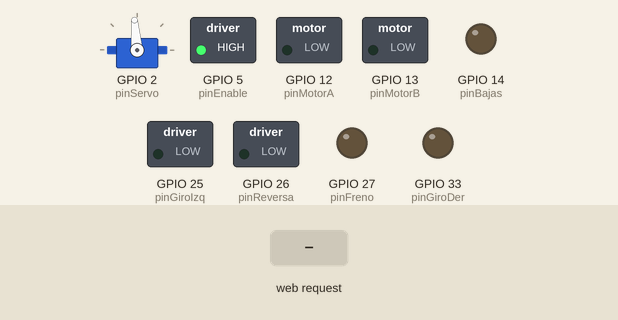
This sketch was run on a simulated ESP32. Shown: servo, switched loads named in the sketch (green lamp = pin HIGH), output pins drawn as LEDs (lit = HIGH). Dashed ring = blinking. Inputs (shaded band) come from the test bench. What the sketch prints to the serial monitor is not drawn.

Above: at 1.2 s.
1.3 s: HTTP request GET /c?m=1 received
At 2.7 s:
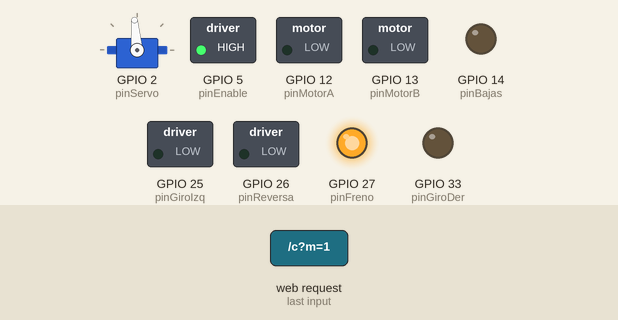
4.3 s: HTTP request GET /c?m=1&d=1&l=1 received
At 5.1 s:
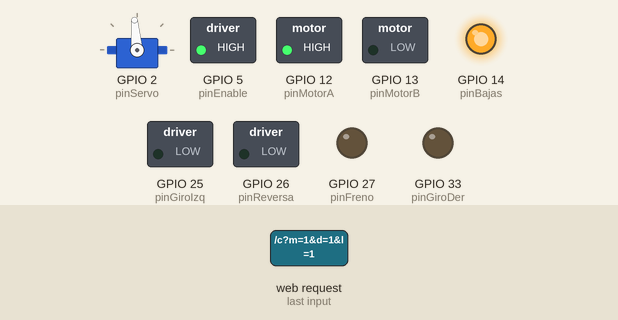
6.8 s: HTTP request GET /c?m=120&d=120&l=120 received
At 8.4 s:
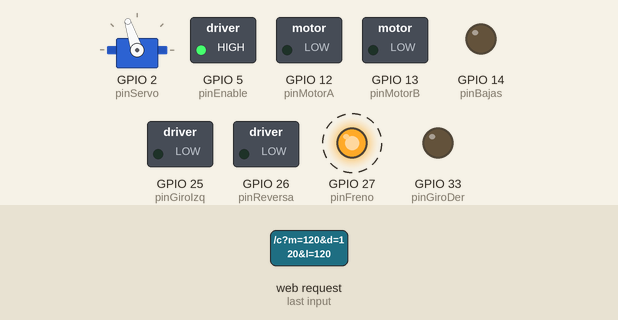
9.8 s: HTTP request GET /c?m=1 received
At 11.8 s:
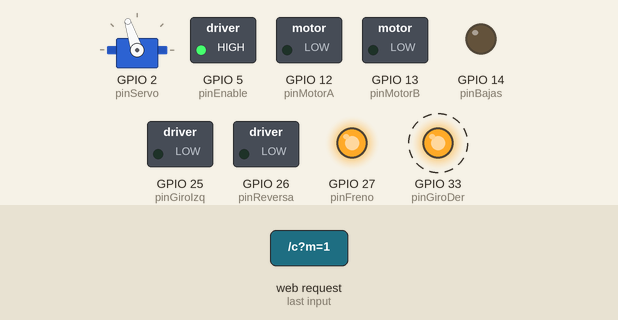
12.8 s: HTTP request GET /c?m=120 received
At 15.66 s:
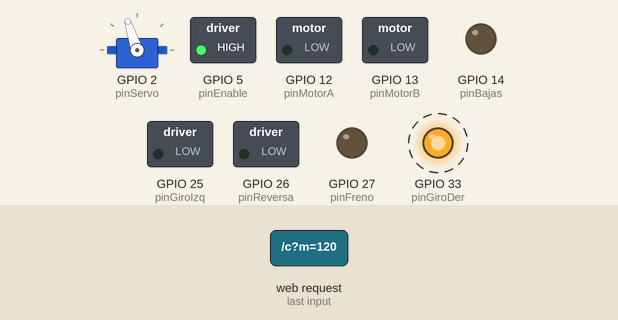
15.8 s: HTTP request GET /c?d=SUBIENDO received
At 16.5 s:
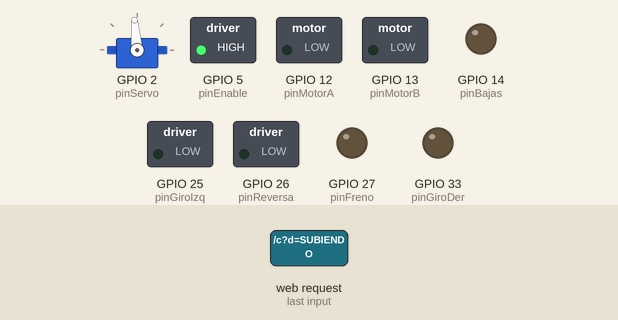
Timing chart, 0 to 18.3 s (numbered marks = the images above; inputs shaded):
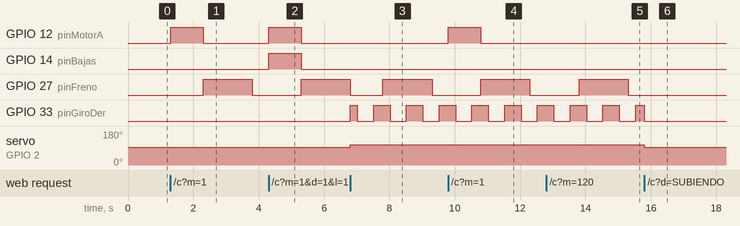

The sketch:

RC_CAMION.ino
```cpp
#include <WiFi.h>
#include <WebServer.h>
#include <ESP32Servo.h>
#include <AccelStepper.h>

// V.3.1 - 22/06/2026
// Matias Oviedo - NeutronLab
// https://github.com/matiasoviedo28/truck_rc

// --- CONFIGURACIÓN DE HARDWARE ---
const int pinServo    = 2;
const int pinMotorA   = 12;
const int pinMotorB   = 13;
const int pinBajas    = 14;
const int pinFreno    = 27;
const int pinReversa  = 26;
const int pinGiroIzq  = 25;
const int pinGiroDer  = 33;
const int pinStep     = 32;
const int pinDir      = 4;
const int pinEnable   = 5;

// --- DIRECCIÓN (SERVO) ---
const int OFFSET_RECTO = 95;
const int MAX_IZQ      = 55;
const int MAX_DER      = 135;

// --- TOLVA (STEPPER) ---
const long PASOS_MAXIMOS = 9000;
const float STEPPER_VMAX = 1000.0;
const float STEPPER_ACEL = 400.0;

// --- TIMERS ---
const unsigned long BRAKE_DURATION_MS   = 1500;
const unsigned long FAILSAFE_TIMEOUT_MS = 1000;
const unsigned long BLINK_PERIOD_MS     = 500;

// --- WIFI ---
const char* ssid     = "Camion-RC-NeutronLab";
const char* password = "12345678";

WebServer server(80);
Servo direccion;
AccelStepper stepper(AccelStepper::DRIVER, pinStep, pinDir);

// --- ESTADO ---
int   motorState     = 0;     // 0=stop, 1=adelante, 2=reversa
float d_visual       = 0;     // -360..360
bool  lowLights      = false;
bool  hazard         = false;
bool  cardanAcoplado = false;

// --- TOLVA ---
enum TolvaEstado { T_LISTO, T_SUBIENDO, T_BAJANDO };
TolvaEstado tolvaEstado = T_LISTO;

// --- TIMERS DE ESTADO ---
unsigned long lastCommandTime = 0;
unsigned long brakeStartTime  = 0;
unsigned long lastBlink       = 0;
bool blinkState        = false;
bool brakeActive       = false;
int  lastMotorState    = 0;
bool failsafeActive    = false;

// ============================================================
// HTML EMBEBIDO
// ============================================================
const char html[] PROGMEM = R"rawliteral(
<!DOCTYPE html>
<html lang="es">
<head>
<meta charset="UTF-8">
<title>RC Truck Pro</title>
<meta name="viewport" content="width=device-width, initial-scale=1.0, user-scalable=no">
<style>
  body { margin: 0; background: #0b0b0b; color: white; font-family: sans-serif; overflow: hidden; touch-action: none; user-select: none; -webkit-user-select: none; }
  .status-bar { width: 100%; padding: 6px 8px; background: #151515; display: flex; justify-content: space-around; font-size: 11px; border-bottom: 1px solid #222; box-sizing: border-box; }
  .status-bar b { font-weight: bold; }
  .header-controls { background: #1a1a1a; border-bottom: 1px solid #333; padding: 8px; }
  .row { display: flex; gap: 6px; margin-bottom: 6px; align-items: center; }
  .row:last-child { margin-bottom: 0; }
  .btn { flex: 1; height: 34px; border-radius: 5px; border: 1px solid #444; background: #222; color: #888; font-size: 11px; font-weight: bold; }
  .arrow { width: 40px; height: 34px; display: flex; align-items: center; justify-content: center; font-size: 22px; color: #333; font-weight: bold; }
  .locked { opacity: 0.35; pointer-events: none; }
  .main-container { display: flex; flex-direction: column; align-items: center; padding: 14px 0; gap: 12px; }
  .wheel-container { width: 200px; height: 200px; }
  .wheel-svg { width: 100%; height: 100%; touch-action: none; }
  .trigger { width: 150px; height: 55px; font-size: 14px; font-weight: bold; border-radius: 12px; border: none; color: white; }
  .accel { background: #1b5e20; } .brake { background: #e65100; } .reverse { background: #b71c1c; }
  .pressed { filter: brightness(1.8); transform: scale(0.97); }
</style>
</head>
<body>

<div class="status-bar">
  <span>CONEXIÓN: <b id="connStatus" style="color:#2ecc71">ONLINE</b></span>
  <span>TOLVA: <b id="tolvaStatus" style="color:#888">LISTO</b></span>
</div>

<div class="header-controls">
  <div class="row">
    <div id="turnLeft" class="arrow">&#9668;</div>
    <button class="btn" id="swDrive">MODO: RÁP</button>
    <div id="turnRight" class="arrow">&#9658;</div>
  </div>
  <div class="row">
    <button class="btn" id="btnUp">TOLVA UP</button>
    <button class="btn" id="btnDown">TOLVA DOWN</button>
  </div>
  <div class="row">
    <button class="btn" id="lowBtn">LUCES</button>
    <button class="btn" id="hazardBtn">BALIZAS</button>
  </div>
  <div class="row">
    <button class="btn" id="cardanBtn">CARDÁN: DESACOPL.</button>
  </div>
</div>

<div class="main-container">
  <div class="wheel-container">
    <svg id="wheel" class="wheel-svg" viewBox="0 0 200 200">
      <circle cx="100" cy="100" r="92" fill="#1a1a1a" stroke="#0a0a0a" stroke-width="3"/>
      <circle cx="100" cy="100" r="86" fill="none" stroke="#2a2a2a" stroke-width="14"/>
      <circle cx="100" cy="100" r="78" fill="none" stroke="#3a3a3a" stroke-width="2"/>
      <rect x="20" y="96" width="160" height="8" fill="#2a2a2a"/>
      <rect x="20" y="96" width="160" height="2" fill="#3d3d3d"/>
      <polygon points="96,100 104,100 110,170 90,170" fill="#2a2a2a"/>
      <polygon points="96,100 100,100 102,170 98,170" fill="#3d3d3d"/>
      <circle cx="100" cy="100" r="32" fill="#1a1a1a" stroke="#0a0a0a" stroke-width="2"/>
      <circle cx="100" cy="100" r="28" fill="#222"/>
      <circle cx="100" cy="100" r="22" fill="#1a1a1a"/>
      <text x="100" y="105" text-anchor="middle" fill="#666" font-family="sans-serif" font-size="11" font-weight="bold">NL</text>
      <rect x="96" y="6" width="8" height="22" fill="#f44336" rx="1"/>
      <rect x="97" y="6" width="6" height="22" fill="#ff6659" rx="1"/>
    </svg>
  </div>
  <button class="trigger accel"   id="btnAccel">ACELERAR</button>
  <button class="trigger brake"   id="btnBrake">FRENO</button>
  <button class="trigger reverse" id="btnRev">REVERSA</button>
</div>

<script>
const wheel = document.getElementById("wheel");
const turnLeft = document.getElementById("turnLeft");
const turnRight = document.getElementById("turnRight");
const hazardBtn = document.getElementById("hazardBtn");
const lowBtn = document.getElementById("lowBtn");
const swDrive = document.getElementById("swDrive");
const cardanBtn = document.getElementById("cardanBtn");
const btnAccel = document.getElementById("btnAccel");
const btnRev = document.getElementById("btnRev");
const btnBrake = document.getElementById("btnBrake");
const btnUp = document.getElementById("btnUp");
const btnDown = document.getElementById("btnDown");
const connStatus = document.getElementById("connStatus");
const tolvaStatus = document.getElementById("tolvaStatus");

const ORANGE="#ff9800", ORANGE_BORDER="#ffb74d", ORANGE_BG="rgba(255,152,0,0.15)";
const GREEN="#2ecc71", RED="#f44336";
const OFF_TEXT="#888", OFF_BG="#222", OFF_BORDER="#444", ARROW_OFF="#333";

let curAng=0, tarAng=0, lastAng=0, isTouchWheel=false;
let hazardOn=false, lowOn=false, driveFast=true, cardanOn=false;
let motorSt=0, tolvaMoving=false, isOnline=true;
let blinkState=false, tolvaCmd=' ';
let lastOkTime = Date.now();

setInterval(()=>{ blinkState=!blinkState; updateBlinkVisuals(); }, 500);

function setBtnStyle(btn,active,bg,col,bd){
  if(active){ btn.style.background=bg; btn.style.color=col; btn.style.borderColor=bd; }
  else { btn.style.background=OFF_BG; btn.style.color=OFF_TEXT; btn.style.borderColor=OFF_BORDER; }
}
function setLock(btn,locked){ btn.classList.toggle("locked", locked); }

function updateBlinkVisuals(){
  const tL = curAng < -45, tR = curAng > 45;
  const lA = (hazardOn||tL) && isOnline;
  const rA = (hazardOn||tR) && isOnline;
  turnLeft.style.color  = (lA && blinkState) ? ORANGE : ARROW_OFF;
  turnRight.style.color = (rA && blinkState) ? ORANGE : ARROW_OFF;
  if(hazardOn){
    if(blinkState){ hazardBtn.style.background=ORANGE; hazardBtn.style.color="white"; hazardBtn.style.borderColor=ORANGE_BORDER; }
    else { hazardBtn.style.background=ORANGE_BG; hazardBtn.style.color=ORANGE; hazardBtn.style.borderColor=ORANGE_BORDER; }
  }
}

function updateLocks(){
  const stopped = motorSt===0;
  const accelOk = !cardanOn && isOnline;
  setLock(btnAccel, !accelOk);
  setLock(btnRev,   !accelOk);
  setLock(cardanBtn, !(stopped && isOnline));
  const tolvaOk = cardanOn && stopped && !tolvaMoving && isOnline;
  setLock(btnUp,   !tolvaOk);
  setLock(btnDown, !tolvaOk);
}

function getAngle(t){
  const r = wheel.getBoundingClientRect();
  return Math.atan2(t.clientY-(r.top+r.height/2), t.clientX-(r.left+r.width/2))*180/Math.PI;
}
wheel.addEventListener("touchstart",e=>{isTouchWheel=true;lastAng=getAngle(e.touches[0]);},{passive:true});
wheel.addEventListener("touchmove",e=>{
  e.preventDefault();
  const n=getAngle(e.touches[0]); let d=n-lastAng;
  if(d>180)d-=360; if(d<-180)d+=360;
  tarAng=Math.max(-360,Math.min(360,tarAng+d)); lastAng=n;
},{passive:false});
wheel.addEventListener("touchend",()=>{isTouchWheel=false;});

function setMotor(val,btn){
  if(cardanOn && val!==0) return;
  if(!isOnline && val!==0) return;
  motorSt = val;
  [btnAccel,btnRev,btnBrake].forEach(b=>b.classList.remove("pressed"));
  if(btn) btn.classList.add("pressed");
  updateLocks();
}
btnAccel.ontouchstart = e=>{e.preventDefault(); setMotor(1,btnAccel);};
btnRev.ontouchstart   = e=>{e.preventDefault(); setMotor(2,btnRev);};
btnBrake.ontouchstart = e=>{e.preventDefault(); setMotor(0,btnBrake);};
const handleRelease = ()=>{ if(!driveFast) setMotor(0); };
btnAccel.ontouchend = handleRelease;
btnRev.ontouchend   = handleRelease;

hazardBtn.onclick = ()=>{ hazardOn=!hazardOn; if(!hazardOn) setBtnStyle(hazardBtn,false); };
lowBtn.onclick = ()=>{ lowOn=!lowOn; setBtnStyle(lowBtn,lowOn,"#00838f","white","#00e5ff"); };
swDrive.onclick = ()=>{
  driveFast=!driveFast;
  swDrive.innerText="MODO: "+(driveFast?"RÁP":"LEN");
  setBtnStyle(swDrive,!driveFast,GREEN,"white","white");
};
cardanBtn.onclick = ()=>{
  if(motorSt!==0 || !isOnline) return;
  cardanOn=!cardanOn;
  cardanBtn.innerText="CARDÁN: "+(cardanOn?"ACOPLADO":"DESACOPL.");
  setBtnStyle(cardanBtn,cardanOn,GREEN,"white","white");
  updateLocks();
};
btnUp.onclick   = ()=>{ tolvaCmd='U'; tolvaMoving=true; setBtnStyle(btnUp,true,GREEN,"white","white"); updateLocks(); };
btnDown.onclick = ()=>{ tolvaCmd='D'; tolvaMoving=true; setBtnStyle(btnDown,true,GREEN,"white","white"); updateLocks(); };

function setConnState(online){
  if(online===isOnline) return;
  isOnline = online;
  if(online){ connStatus.innerText="ONLINE"; connStatus.style.color=GREEN; }
  else { connStatus.innerText="OFFLINE"; connStatus.style.color=RED; setMotor(0); }
  updateLocks();
}

setInterval(()=>{
  const url = `/c?m=${motorSt}&d=${Math.round(curAng)}&l=${lowOn?1:0}&h=${hazardOn?1:0}&c=${cardanOn?1:0}&t=${tolvaCmd}`;
  fetch(url).then(r=>r.text()).then(msg=>{
    tolvaCmd=' ';
    lastOkTime = Date.now();
    setConnState(true);
    // msg = "LISTO" | "SUBIENDO" | "BAJANDO"
    tolvaStatus.innerText = msg;
    if(msg==="SUBIENDO" || msg==="BAJANDO"){
      tolvaStatus.style.color = ORANGE;
      tolvaMoving = true;
    } else {
      tolvaStatus.style.color = "#888";
      if(tolvaMoving){
        setBtnStyle(btnUp,false);
        setBtnStyle(btnDown,false);
        tolvaMoving = false;
        updateLocks();
      }
    }
  }).catch(()=>{});
}, 100);

setInterval(()=>{
  if(Date.now() - lastOkTime > 500) setConnState(false);
}, 200);

function animate(){
  if(!isTouchWheel) tarAng *= 0.85;
  curAng += (tarAng - curAng) * 0.2;
  wheel.style.transform = `rotate(${curAng}deg)`;
  requestAnimationFrame(animate);
}
animate();
updateLocks();
</script>
</body></html>
)rawliteral";

// ============================================================
// HANDLER PRINCIPAL
// ============================================================
void handleControl() {
  lastCommandTime = millis();
  failsafeActive = false;

  int    nuevoMotorState = motorState;
  bool   nuevoCardan     = cardanAcoplado;
  char   tCmd            = ' ';

  if (server.hasArg("m")) nuevoMotorState = server.arg("m").toInt();
  if (server.hasArg("d")) d_visual        = server.arg("d").toFloat();
  if (server.hasArg("l")) lowLights       = (server.arg("l").toInt() == 1);
  if (server.hasArg("h")) hazard          = (server.arg("h").toInt() == 1);
  if (server.hasArg("c")) nuevoCardan     = (server.arg("c").toInt() == 1);
  if (server.hasArg("t")) {
    String s = server.arg("t");
    if (s.length() > 0) tCmd = s.charAt(0);
  }

  // --- Bloqueos cruzados (defensa en profundidad) ---
  // 1. Cardán solo cambia con motor detenido
  if (nuevoCardan != cardanAcoplado && motorState == 0) {
    cardanAcoplado = nuevoCardan;
  }

  // 2. Si cardán acoplado, motor de tracción bloqueado
  if (cardanAcoplado) nuevoMotorState = 0;

  motorState = nuevoMotorState;

  // 3. Comandos de tolva solo con cardán acoplado y motor detenido
  if ((tCmd == 'U' || tCmd == 'D') && cardanAcoplado && motorState == 0
      && tolvaEstado == T_LISTO) {
    digitalWrite(pinEnable, LOW);   // Energizar driver antes de mover
    delay(2);                        // Tiempo de activación del driver
    if (tCmd == 'U') {
      stepper.moveTo(PASOS_MAXIMOS); // Subir: avanzar hasta la posición máxima
      tolvaEstado = T_SUBIENDO;
    } else {
      stepper.moveTo(0);             // Bajar: regresar a posición de reposo
      tolvaEstado = T_BAJANDO;
    }
  }

  // --- Aplicar dirección al servo ---
  int servoPos;
  if (d_visual < 0) servoPos = map((int)d_visual, -360, 0, MAX_IZQ, OFFSET_RECTO);
  else              servoPos = map((int)d_visual, 0, 360, OFFSET_RECTO, MAX_DER);
  direccion.write(servoPos);

  // --- Aplicar PWM al motor de tracción ---
  if (motorState == 1)      { analogWrite(pinMotorA, 255); analogWrite(pinMotorB, 0); }
  else if (motorState == 2) { analogWrite(pinMotorA, 0);   analogWrite(pinMotorB, 255); }
  else                      { analogWrite(pinMotorA, 0);   analogWrite(pinMotorB, 0); }

  // --- Responder con estado de tolva ---
  const char* estado;
  switch (tolvaEstado) {
    case T_SUBIENDO: estado = "SUBIENDO"; break;
    case T_BAJANDO:  estado = "BAJANDO";  break;
    default:         estado = "LISTO";    break;
  }
  server.send(200, "text/plain", estado);
}

// ============================================================
// LUCES
// ============================================================
void updateLights() {
  // --- Luz de freno con timer (1500ms) ---
  if (motorState == 0 && lastMotorState != 0) {
    brakeStartTime = millis();
    brakeActive = true;
  }
  if (brakeActive && (millis() - brakeStartTime >= BRAKE_DURATION_MS)) {
    brakeActive = false;
  }
  lastMotorState = motorState;

  digitalWrite(pinBajas,   lowLights ? HIGH : LOW);
  digitalWrite(pinFreno,   brakeActive ? HIGH : LOW);
  digitalWrite(pinReversa, (motorState == 2) ? HIGH : LOW);

  // --- Blink global ---
  if (millis() - lastBlink > BLINK_PERIOD_MS) {
    lastBlink = millis();
    blinkState = !blinkState;
  }

  // --- Giros / Balizas ---
  if (hazard) {
    digitalWrite(pinGiroIzq, blinkState ? HIGH : LOW);
    digitalWrite(pinGiroDer, blinkState ? HIGH : LOW);
  } else {
    digitalWrite(pinGiroIzq, (d_visual < -45 && blinkState) ? HIGH : LOW);
    digitalWrite(pinGiroDer, (d_visual >  45 && blinkState) ? HIGH : LOW);
  }
}

// ============================================================
// FAILSAFE
// ============================================================
void checkFailsafe() {
  if (millis() - lastCommandTime > FAILSAFE_TIMEOUT_MS) {
    if (!failsafeActive) {
      failsafeActive = true;
      // Cortar motor de tracción
      motorState = 0;
      analogWrite(pinMotorA, 0);
      analogWrite(pinMotorB, 0);
      // Apagar luces (excepto balizas, siguen parpadeando)
      lowLights = false;
      // Detener tolva si estaba moviéndose
      stepper.stop();
      digitalWrite(pinEnable, HIGH);  // Desenergizar motor ante pérdida de señal
      // Servo queda en su última posición (no tocamos direccion.write())
    }
  }
}

// ============================================================
// TOLVA: detectar fin de movimiento
// ============================================================
void updateTolva() {
  stepper.run();
  if (tolvaEstado != T_LISTO && stepper.distanceToGo() == 0) {
    tolvaEstado = T_LISTO;
    digitalWrite(pinEnable, HIGH);  // Desenergizar motor al llegar al destino
  }
}

// ============================================================
// SETUP
// ============================================================
void setup() {
  Serial.begin(115200);

  // Servo
  direccion.setPeriodHertz(50);
  direccion.attach(pinServo, 500, 2400);
  direccion.write(OFFSET_RECTO);

  // Pines de salida
  pinMode(pinMotorA, OUTPUT);
  pinMode(pinMotorB, OUTPUT);
  pinMode(pinBajas, OUTPUT);
  pinMode(pinFreno, OUTPUT);
  pinMode(pinReversa, OUTPUT);
  pinMode(pinGiroIzq, OUTPUT);
  pinMode(pinGiroDer, OUTPUT);

  // Stepper
  pinMode(pinEnable, OUTPUT);
  digitalWrite(pinEnable, HIGH);  // Motor desactivado al arrancar (posición: ABAJO = 0)
  stepper.setMaxSpeed(STEPPER_VMAX);
  stepper.setAcceleration(STEPPER_ACEL);
  stepper.setCurrentPosition(0);  // 0 = tolva abajo (reposo), PASOS_MAXIMOS = arriba

  // WiFi AP
  WiFi.softAP(ssid, password);
  Serial.print("AP IP: "); Serial.println(WiFi.softAPIP());

  // Web server
  server.on("/", []() { server.send_P(200, "text/html", html); });
  server.on("/c", handleControl);
  server.begin();

  lastCommandTime = millis();
}

// ============================================================
// LOOP
// ============================================================
void loop() {
  server.handleClient();
  updateLights();
  updateTolva();
  checkFailsafe();
}
```

Measured:
- after the input at 1.3 s, GPIO 12 (pinMotorA): LOW → HIGH at once, → LOW 1.0 s later; GPIO 27 (pinFreno): LOW → HIGH after 1.0 s, → LOW 1.5 s later
- after the input at 4.3 s, GPIO 12 (pinMotorA), GPIO 14 (pinBajas): LOW → HIGH at once, → LOW 1.0 s later; GPIO 27 (pinFreno): LOW → HIGH after 1.0 s
- after the input at 6.8 s, GPIO 33 (pinGiroDer): LOW → HIGH at once, then repeats every 1.0 s: LOW 0.50 s, HIGH 0.50 s; servo on GPIO 2 (pinServo): 95° → 108° at once
- after the input at 9.8 s, GPIO 12 (pinMotorA): LOW → HIGH at once, → LOW 1.0 s later; GPIO 27 (pinFreno): LOW → HIGH after 1.0 s, → LOW 1.5 s later
- after the input at 12.8 s, GPIO 27 (pinFreno): LOW → HIGH after 1.0 s, → LOW 1.5 s later
- after the input at 15.8 s, servo on GPIO 2 (pinServo): 108° → 95° at once
